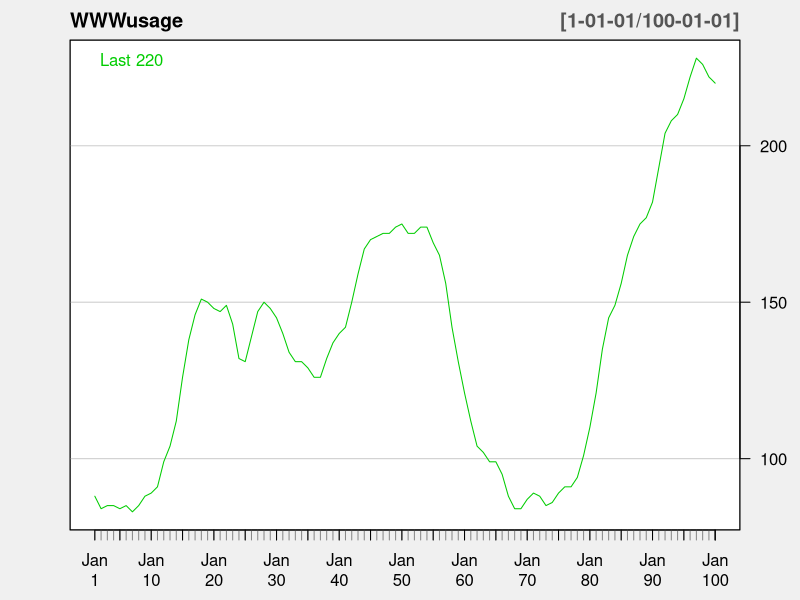
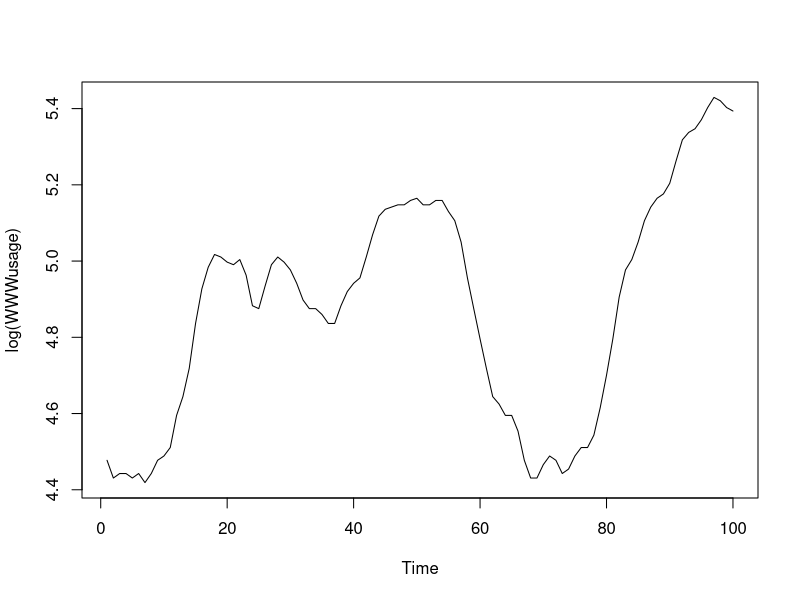
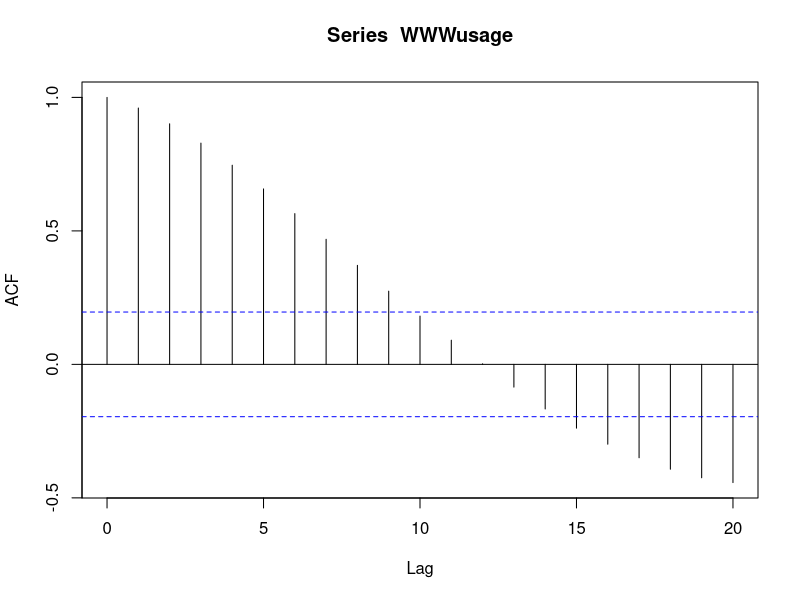
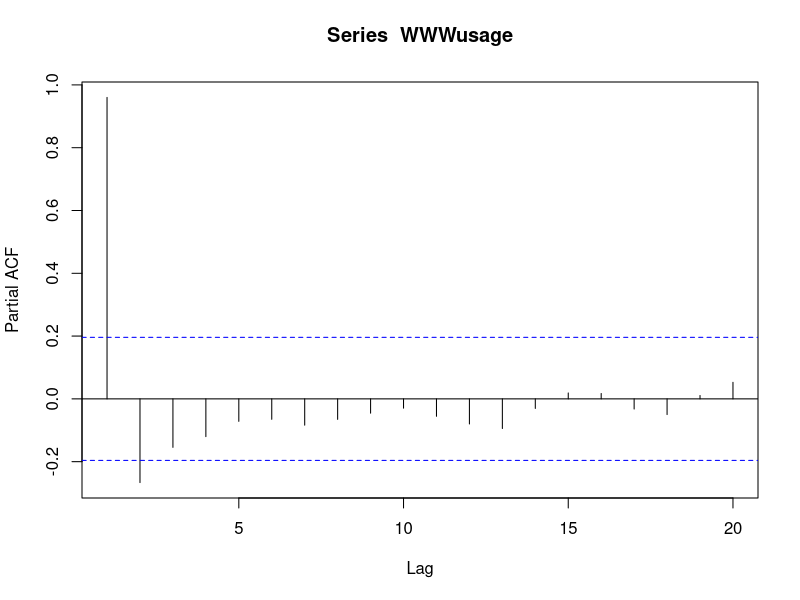
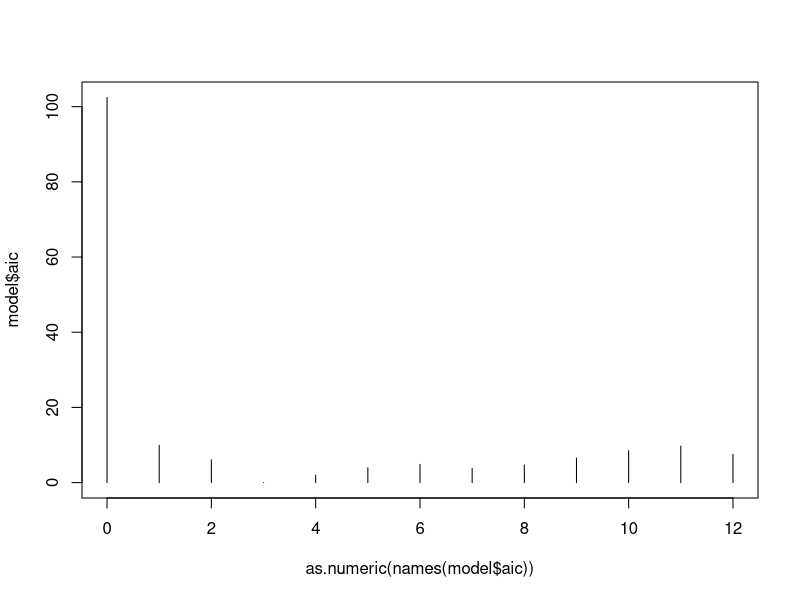
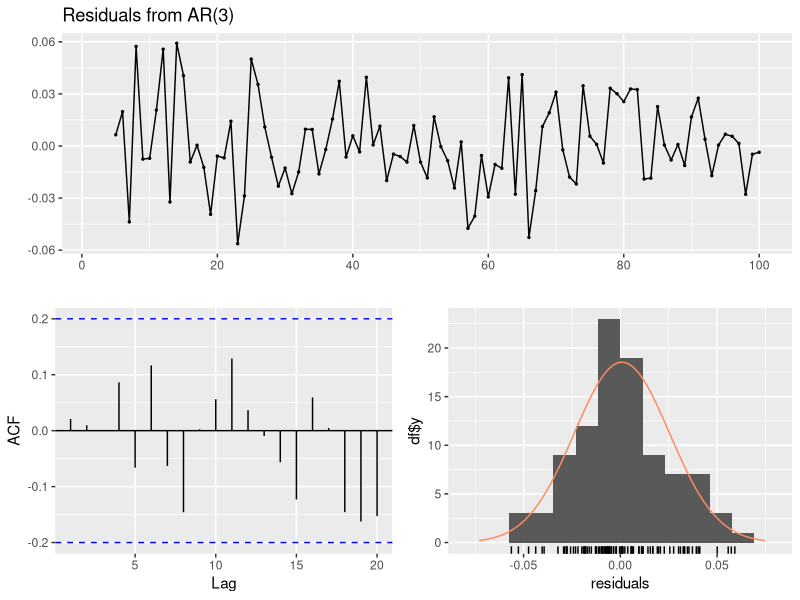
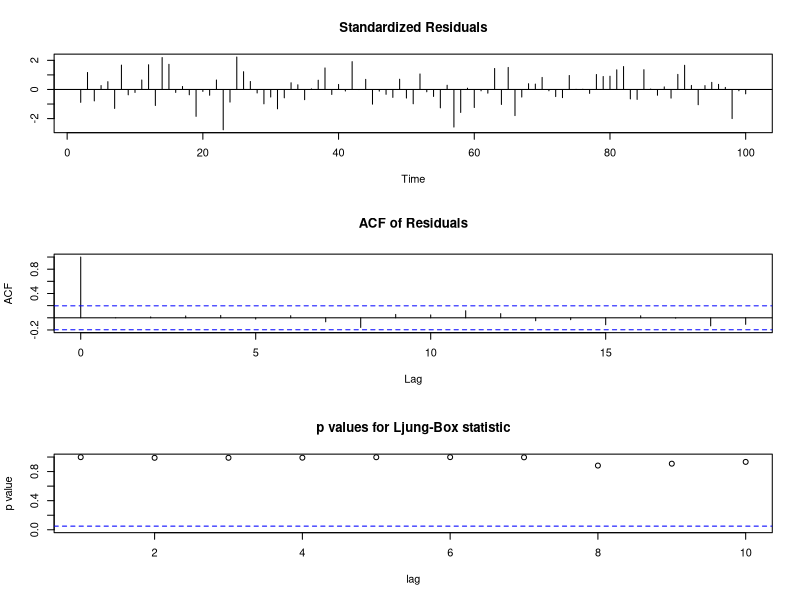
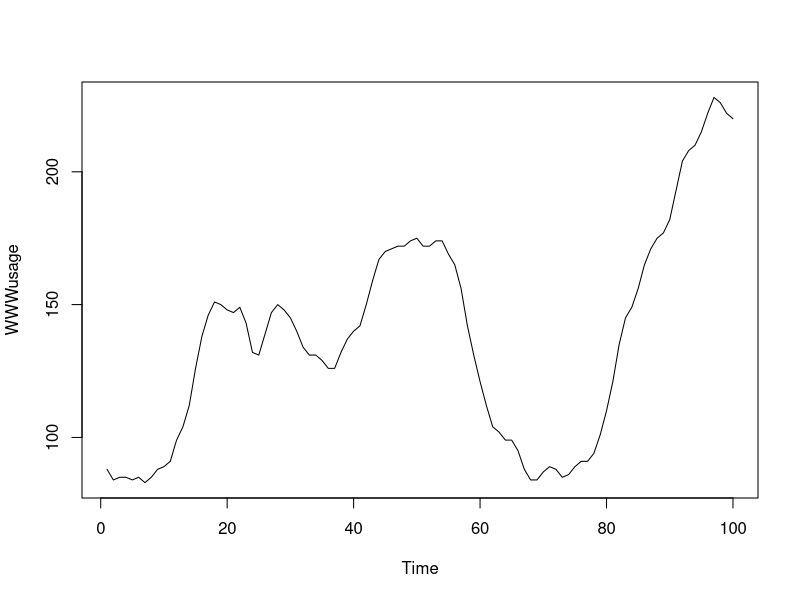

These figures' R source, in order:
library(datasets)
data("AirPassengers")
data("Nile")

# 加载WWWusage数据集
data("WWWusage")

# 加载sunspots数据集
data("sunspots")

# 加载BJsales数据集
data("BJsales")
library(quantmod)
chartSeries(WWWusage,type = "line",theme = "white")
plot(log(WWWusage))
acf(WWWusage)
Box.test(WWWusage, lag = 12, type = "Ljung-Box")
pacf(WWWusage)
model=ar(diff(log(WWWusage)), method = "mle")
plot(as.numeric(names(model$aic)),model$aic,type="h")
round(model$aic, 2)
model2=arima(x=diff(WWWusage), order = c(3,0,0))
Box.test(model$resid, type = "Ljung")
library(forecast)
forecast::checkresiduals(model)
tsdiag(model2)
pred=predict(model2, n.stage = 10)
plot(WWWusage);lines(pred$pred, col="red")

Box.test(WWWusage,lag = 10, type = "Ljung")